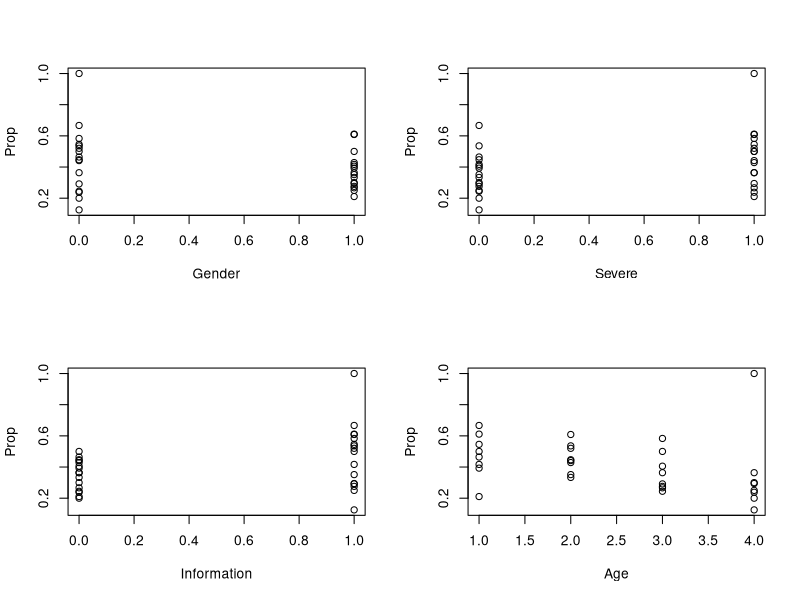
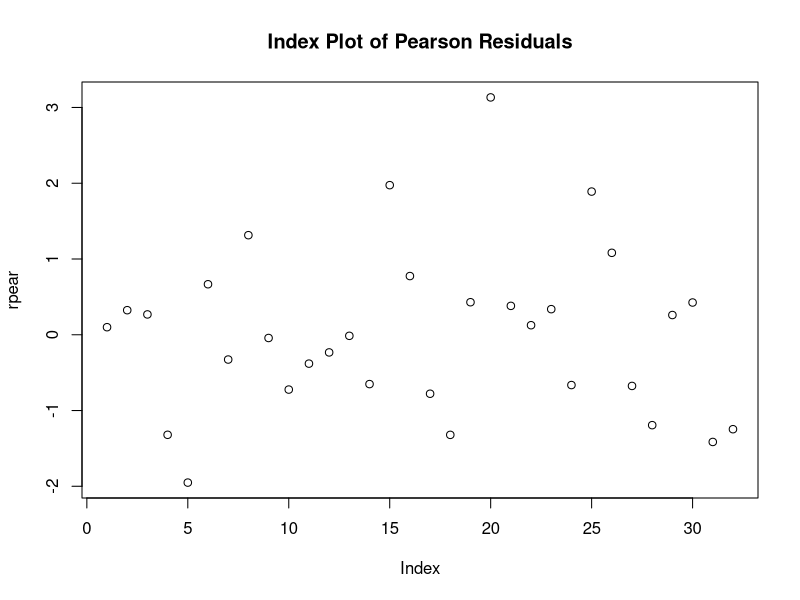
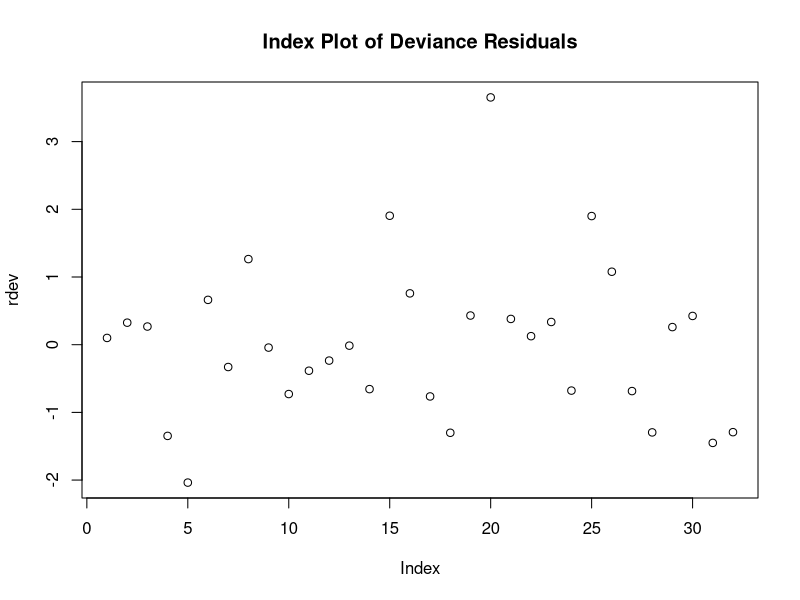
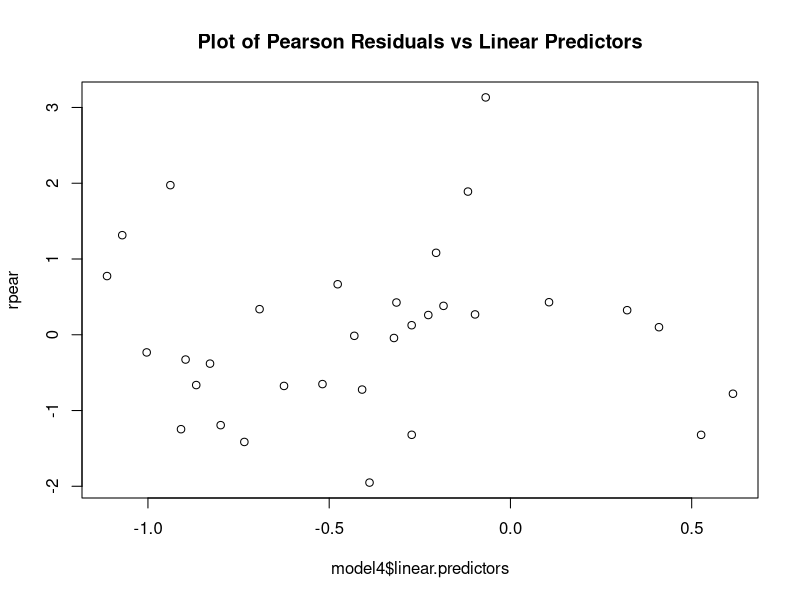
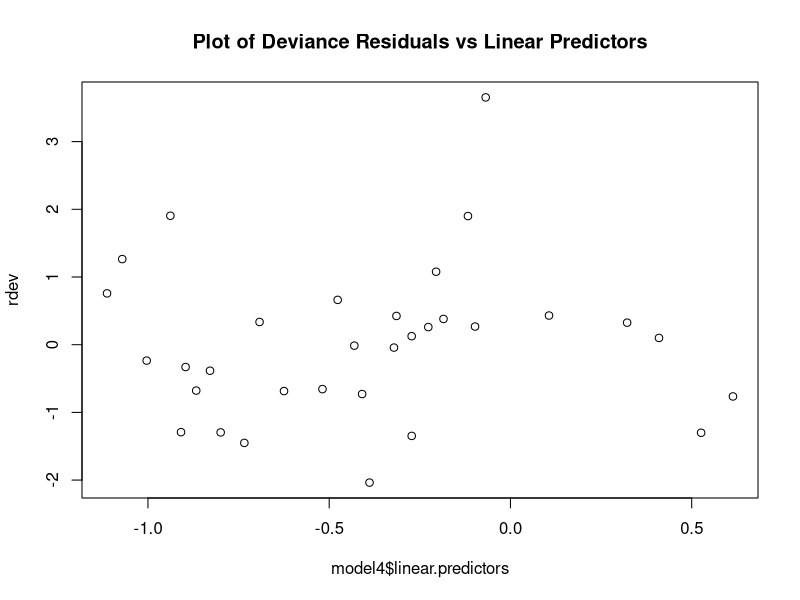
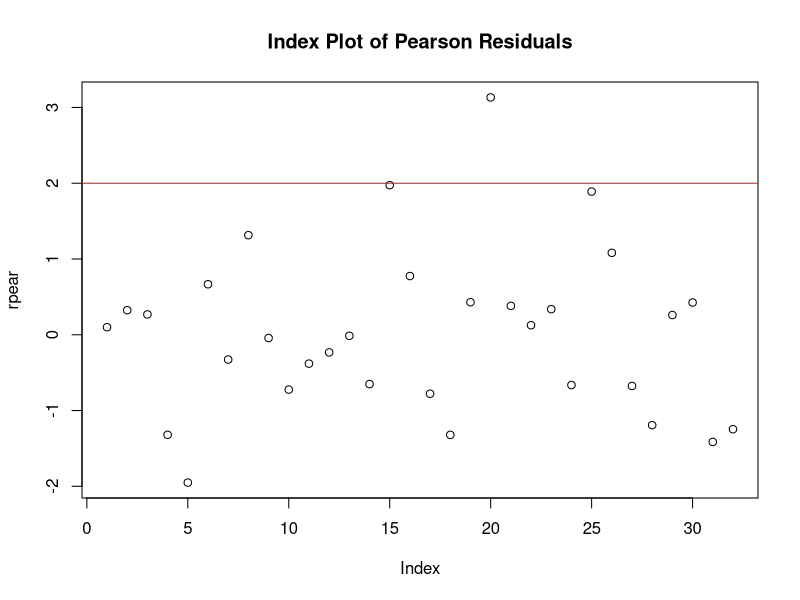
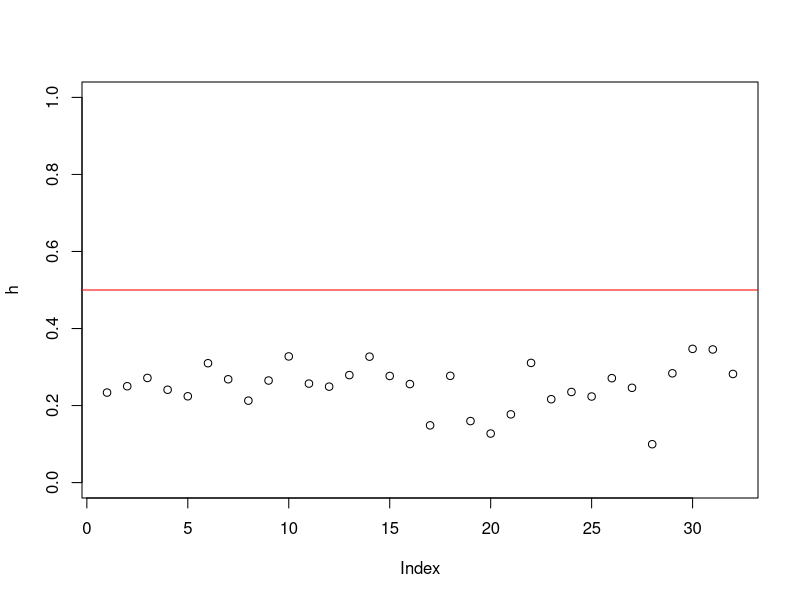
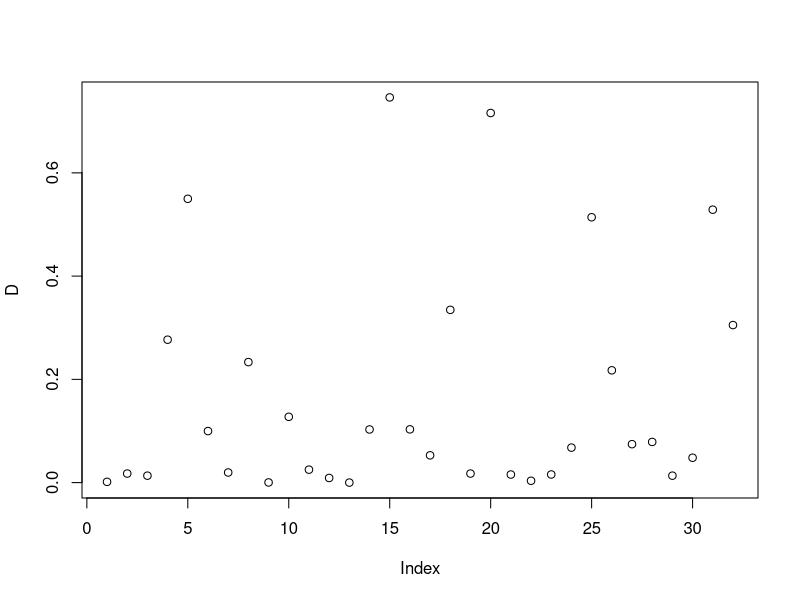

These figures' R source, in order:
#################### Reading data ####################
# Create variables
Gender <- rep(c(1,0) , each = 16)
Severe <- rep(c(1,0), each = 8, times = 2)
Information <- rep(c(1,0), each = 4, times = 4)
Age <- rep(1:4, times = 8)
n <- c(18, 23, 22, 17, 19, 35, 30, 22, 24, 37, 29, 24, 
       28, 42, 37, 30, 11, 25, 12, 8, 14, 34, 22, 21, 
       18, 28, 24, 8, 28, 47, 45, 30)
Behaviour <- c(11, 14, 11, 5, 4, 15, 8, 8, 10, 13, 8, 6,
               11, 14, 15, 9, 6, 13, 7, 8, 7, 15, 8, 5, 
               12, 15, 7, 1, 13, 21, 11, 6)

#################### Preliminary Analyses ####################
# Variable to represent proportion of changed behavious out of total people
Prop <- Behaviour/n

par(mfrow = c(2,2))

# Plot graphs of explanatory variables
plot(Gender, Prop)
# Females are more likely to change their behaviour related to hygiene 
# than males
plot(Severe, Prop)
# People who believe that the consequences of contracting swine flu 
# were severe are more likely change their behaviour related to hygiene
plot(Information, Prop)
# People who believe that the information available about swine flu 
# was adequate are more likely to change their behaviour related to hygiene
plot(Age, Prop)
# As the age increases people are less likely to change their
# behaviour related to hygiene

# From the plots, we see that there is a potential outlier

#################### Model Building and Selection #################### 
# Logistic Regression Models

# create response variable
y <- cbind(Behaviour, n-Behaviour)

# Additive Model
additive_model <- glm(y ~ factor(Gender) + factor(Severe) +
                    factor(Information) + factor(Age), 
                  family = binomial(link = logit))
summary(additive_model)
# Critical value for chi-squared distribution for 25 degrees of freedom
# at 5% significance level is 37.6525 
# Residual deviance of model is 37.813
# Residual deviance of model is greater than critical value 
# Model is not a good fit
# Consider adding interaction terms

# Forward Selection

# Multiplicative Model 1 
# Interaction between Gender and Severe
model1 <- glm(y ~ factor(Gender) + factor(Severe) +
                    factor(Information) + factor(Age) +
                    factor(Gender):factor(Severe),
                  family = binomial(link = logit))
summary(model1)
anova(additive_model, model1)
# Critical value for chi-squared distribution for 1 degree of freedom
# at 5% significance level is 3.8415
# Difference in deviance of models is 0.041994
# Difference deviance of model is lesser than critical value 
# Model is not a better fit than additive model
# p-value of interaction term is 0.83763 (> 0.05)
# Interaction term is not significant
# Delete this term
# Consider adding other interaction terms

# Multiplicative Model 2 
# Interaction between Gender and Information
model2 <- glm(y ~ factor(Gender) + factor(Severe) +
                    factor(Information) + factor(Age) +
                    factor(Gender):factor(Information),
                  family = binomial(link = logit))
summary(model2)
anova(additive_model, model2)
# Critical value for chi-squared distribution for 1 degree of freedom
# at 5% significance level is 3.8415
# Difference in deviance of models is 1.3182
# Difference deviance of model is lesser than critical value 
# Model is not a better fit than additive model
# p-value of interaction term is 0.25108 (> 0.05)
# Interaction term is not significant
# Delete this term
# Consider adding other interaction terms

# Multiplicative Model 3
# Interaction between Gender and Age
model3 <- glm(y ~ factor(Gender) + factor(Severe) +
                    factor(Information) + factor(Age) +
                    factor(Gender):factor(Age),
                  family = binomial(link = logit))
summary(model3)
anova(additive_model, model3)
# Critical value for chi-squared distribution for 3 degrees of freedom
# at 5% significance level is 7.8147
# Difference in deviance of models is 2.7202
# Difference deviance of model is lesser than critical value 
# Model is not a better fit than additive model
# p-values of interaction terms are 0.47992,  0.11974, 0.27927 
# (all > 0.05)
# Interaction term is not significant
# Delete this term
# Consider adding other interaction terms

# Multiplicative Model 4
# Interaction between Severe and Information
model4 <- glm(y ~ factor(Gender) + factor(Severe) +
                    factor(Information) + factor(Age) +
                    factor(Severe):factor(Information),
                  family = binomial(link = logit))
summary(model4)
anova(additive_model, model4)
# Critical value for chi-squared distribution for 1 degree of freedom
# at 5% significance level is 3.8415
# Difference in deviance of models is 5.2312
# Difference deviance of model is greater than critical value 
# Model is a better fit than additive model
# p-value of interaction term is 0.02263 (< 0.05)
# Interaction term is significant
# Retain this term

# Multiplicative Model 5
# Interaction between (Severe and Information) and (Severe and Age)
model5 <- glm(y ~ factor(Gender) + factor(Severe) +
                    factor(Information) + factor(Age) +
                    factor(Severe):factor(Information) +
                    factor(Severe):factor(Age),
                  family = binomial(link = logit))
summary(model5)
anova(model4, model5)
# Critical value for chi-squared distribution for 3 degrees of freedom
# at 5% significance level is 7.8147
# Difference in deviance of models is 2.9344
# Difference deviance of model is lesser than critical value 
# Model is not a better fit than previous model(glm_model5)
# p-value of interaction terms are 0.30534, 0.22490, 0.09795
# all > 0.05
# Interaction term is not significant
# Delete this term
# Consider adding other interaction terms

# Multiplicative Model 6
# Interaction between (Severe and Information) and (Information and Age)
model6 <- glm(y ~ factor(Gender) + factor(Severe) +
                    factor(Information) + factor(Age) +
                    factor(Severe):factor(Information) +
                    factor(Information):factor(Age),
                  family = binomial(link = logit))
summary(model5)
anova(model4, model6)
# Critical value for chi-squared distribution for 3 degrees of freedom
# at 5% significance level is 7.8147
# Difference in deviance of models is 0.85032
# Difference deviance of model is lesser than critical value 
# Model is not a better fit than previous model(glm_model5)
# p-value of interaction terms are 0.3963, 0.4322, 0.5658
# all > 0.05
# Interaction term is not significant
# Delete this term

# Multiplicative model 4 i.e. model with interaction term
# between Severe and Information variables is a better fit model
# than the additive model
summary(model4)
# Critical value for chi-squared distribution for 24 degrees of freedom
# at 5% significance level is 36.4150 
# Residual deviance of model is 32.582
# Residual deviance of model is lesser than critical value 
# Model is a good fit

#################### Diagnostics ####################

h <- lm.influence(model4)$hat
rpear <- residuals(model4, "pearson")/sqrt(1-h)
rdev <- residuals(model4, "deviance")/sqrt(1-h)

####### Checking the systematic component #######
par(mfrow = c(1,1))

# Plot of residuals versus case number
plot(rpear, main = "Index Plot of Pearson Residuals")
plot(rdev, main = "Index Plot of Deviance Residuals")

# Plot of residuals versus linear predictor
plot(model4$linear.predictors, rpear, main = "Plot of Pearson Residuals vs Linear Predictors")
plot(model4$linear.predictors, rdev, main = "Plot of Deviance Residuals vs Linear Predictors")

# We see a random scatter about zero and constant range.
# Thus no problem with systemic component.

####### Checking for outliers #######

# Plot of residuals versus case number
plot(rpear, main = "Index Plot of Pearson Residuals")
abline(h = 2, col = "red")
identify(rpear)
# Case 20 is an outlier

####### Checking for high leverage cases #######
# Calculate upper limit for h-values
# 2 * (p+1) / n
h_limit <- 2 * (7 + 1) / 32
# Plot of h values
plot(h, ylim = 0:1)
abline(h = h_limit, col = "red")
# No point lies above the line
# No cases with high leverage exist

####### Checking for high influence cases #######
# Calculate cook's distance for all cases 
D <- rpear * rpear * h / (2 * (1 - h))
# Plot cook's distances
plot(D)
identify(D)
# Cases 15 and 20 are high influence cases
rpear[15]
# Case 15 is almost an outlier
rpear[20]
# Case 20 is an outlier

# For case 20 all individuals changed their behaviour 

####### Checking for over-dispersion #######
# mean_deviance  = deviance / (n - p)
mean_deviance <- model4$deviance / (32 - 7)
# Mean deviance is close to 1 
# No over-dispersion exists

####### Checking for sparse data #######
summary(model4)
# Number of Fisher Scoring iterations = 4
# Standard errors are small
# No sparse data

#################### Interpretation of terms in the model ####################
summary(model4)

# Interpretation of Gender
exp(-0.20409)
1 - exp(-0.20409)
# Males are 18.5% less likely to change their behaviour than females
# p-value = 0.16863 (> 0.05)
# This difference is not significant

# Interpretation of Age
exp(-0.08784)
1 - exp(-0.08784)
# Individuals aged between 40-50 are 8.41% less likely to 
# change their behaviour than individuals aged less than 40
# p-value = 0.66543 (> 0.05)
# This difference is not significant

exp(-0.50742)
1 - exp(-0.50742)
# Individuals aged between 50-60 are 39.8% less likely to 
# change their behaviour than individuals aged less than 40
# p-value = 0.01856 (< 0.05)
# This difference is significant

exp(-0.68213)
1 - exp(-0.68213)
# Individuals aged above 60 are 49.45% less likely to 
# change their behaviour than individuals aged less than 40
# p-value = 0.00407 (< 0.05)
# This difference is significant

# Interpretation of Severe and Information
exp(0.68915)
exp(0.68915) - 1
# Individuals who believe that the consequences of contractign swine-flu are severe
# and the information available about swine-flu is adequate 
# are 99.2% more likely to change their behaviour than individuals 
# who believe that the consequences of contractign swine-flu are not severe
# and the information available about swine-flu is not adequate 
# p-value = 0.02263 (< 0.05)
# This difference is significant